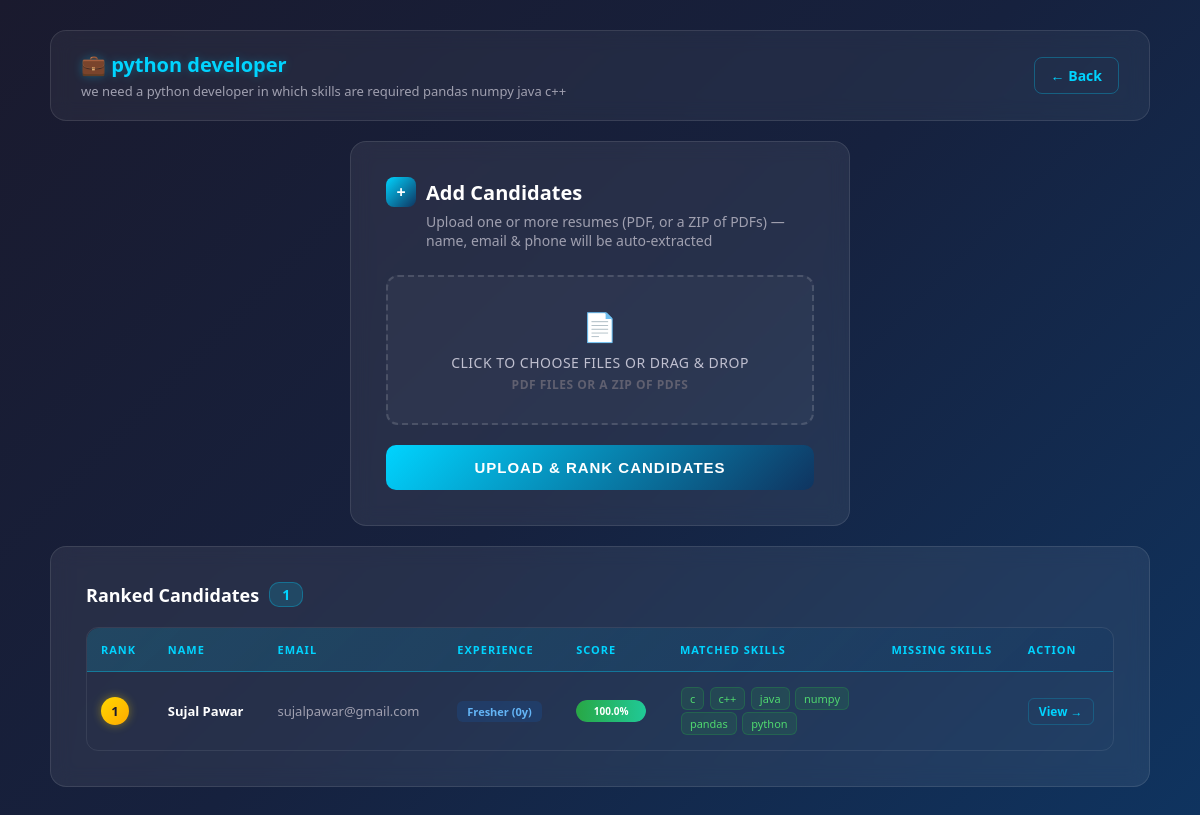
/job/49/candidates/ (signed in), run on the app's committed database.
### accounts/models.py (models this page shows, shortened)
class Job(models.Model):
    title = models.CharField(max_length=200)
    description = models.TextField()
    created_at = models.DateTimeField(auto_now_add=True)

class Candidate(models.Model):
    EXPERIENCE_LEVELS = [
        ('Fresher', 'Fresher'),
        ('Junior', 'Junior'),
        ('Senior', 'Senior'),
    ]
    name = models.CharField(max_length=200)
    email = models.EmailField()
    phone = models.CharField(max_length=20, blank=True)
    experience_years = models.IntegerField(default=0)
    experience_level = models.CharField(
        max_length=20, choices=EXPERIENCE_LEVELS, default='Fresher'
    )
    resume_path = models.FileField(upload_to='resumes/')
    applied_job = models.ForeignKey(Job, on_delete=models.CASCADE)
    created_at = models.DateTimeField(auto_now_add=True)

class Score(models.Model):
    candidate = models.ForeignKey(Candidate, on_delete=models.CASCADE)
    job = models.ForeignKey(Job, on_delete=models.CASCADE)
    matching_score = models.FloatField(default=0.0)
    matched_skills = models.TextField(blank=True)
    missing_skills = models.TextField(blank=True)
    explanation = models.TextField(blank=True)
    created_at = models.DateTimeField(auto_now_add=True)

### accounts/views.py (the view, shortened to what this page needs)
# urls.py: path('job/<int:job_id>/candidates/', views.candidate_upload_view, name='candidate_upload'),
def candidate_upload_view(request, job_id):
    if 'user_id' not in request.session:
        return redirect('/?mode=login')
    job = get_object_or_404(Job, id=job_id)
    candidates = Candidate.objects.filter(applied_job=job).prefetch_related('score_set').order_by('-score__matching_score')
    candidate_scores = []
    for idx, c in enumerate(candidates, start=1):
        score = c.score_set.first()
        candidate_scores.append({
            'rank': idx,
            'candidate': c,
            'score': score,
            'matched_list': score.matched_skills.split(', ') if score and score.matched_skills else [],
            'missing_list': score.missing_skills.split(', ') if score and score.missing_skills else [],
        })
    return render(request, 'pages/candidate_upload.html', {'job': job, 'candidate_scores': candidate_scores})

### accounts/templates/pages/candidate_upload.html (shortened to what this page needs)
<!DOCTYPE html>
<html lang="en">
<head>
</head>
<body>
    <div class="container">
        <div class="header">
            <div>
                <h1>&#128188; {{ job.title }}</h1>
                <p>{{ job.description }}</p>
            </div>
            <a href="{% url 'home' %}" class="back-link">&#8592; Back</a>
        </div>
        <div class="card upload-card">
            <div class="card-title">
                <span class="icon">&#43;</span>
                Add Candidates
            </div>
            <div class="card-subtitle">Upload one or more resumes (PDF, or a ZIP of PDFs) &mdash; name, email &amp; phone will be auto-extracted</div>
            <form method="POST" enctype="multipart/form-data">
                <label class="file-zone" for="fileInput">
                    <div class="upload-icon">&#128196;</div>
                    <div class="upload-text">Click to choose files or drag &amp; drop</div>
                    <div class="upload-hint">PDF files or a ZIP of PDFs</div>
                </label>
                <button type="submit" class="btn">Upload &amp; Rank Candidates</button>
            </form>
        </div>
        <div class="card">
            <div class="table-title">
                Ranked Candidates
                <span class="count">{{ candidate_scores|length }}</span>
            </div>
            {% if candidate_scores %}
            <div class="table-wrapper">
            <table>
                <thead>
                    <tr>
                        <th>Rank</th>
                        <th>Name</th>
                        <th>Email</th>
                        <th>Experience</th>
                        <th>Score</th>
                        <th>Matched Skills</th>
                        <th>Missing Skills</th>
                        <th>Action</th>
                    </tr>
                </thead>
                <tbody>
                    {% for item in candidate_scores %}
                    <tr>
                        <td>
                            <span class="rank-badge {% if item.rank == 1 %}rank-1{% elif item.rank == 2 %}rank-2{% elif item.rank == 3 %}rank-3{% else %}rank-other{% endif %}">
                                {{ item.rank }}
                            </span>
                        </td>
                        <td><strong style="color:#fff;">{{ item.candidate.name }}</strong></td>
                        <td style="color:#a0a0b0;">{{ item.candidate.email }}</td>
                        <td>
                            <span class="level-badge level-{{ item.candidate.experience_level }}">
                                {{ item.candidate.experience_level }} ({{ item.candidate.experience_years }}y)
                            </span>
                        </td>
                        <td>
                            {% if item.score %}
                                <div class="score-bar">
                                    <div class="score-fill {% if item.score.matching_score >= 75 %}score-high{% elif item.score.matching_score >= 50 %}score-mid{% else %}score-low{% endif %}" style="width: {{ item.score.matching_score }}%;">
                                        {{ item.score.matching_score }}%
                                    </div>
                                </div>
                            {% else %}
                                <span style="color:#606070;">N/A</span>
                            {% endif %}
                        </td>
                        <td class="skills-cell">
                            {% for skill in item.matched_list %}
                                <span class="skill-tag">{{ skill }}</span>
                            {% endfor %}
                        </td>
                        <td class="skills-cell">
                        </td>
                        <td>
                            <a href="{% url 'candidate_detail' item.candidate.id %}" class="detail-link">View &#8594;</a>
                        </td>
                    </tr>
                    {% endfor %}
                </tbody>
            </table>
            </div>
            {% else %}
                <div class="no-candidates">
                    <div class="emoji">&#128269;</div>
                    <p>No candidates yet. Upload a resume to get started!</p>
                </div>
            {% endif %}
        </div>
    </div>
</body>
</html>

### data on the page
Job: title "python developer", description "we need a python developer in which skills are required pandas numpy java c++"
Candidate: rank "1", candidate.name "Sujal Pawar", candidate.email "sujalpawar@gmail.com", candidate.experience_level "Fresher", candidate.experience_years "0", score.matching_score "100.0", matched_list "c" "c++" "java" "numpy" "pandas" "python"

### other printed values
{{ candidate_scores|length }} "1"
